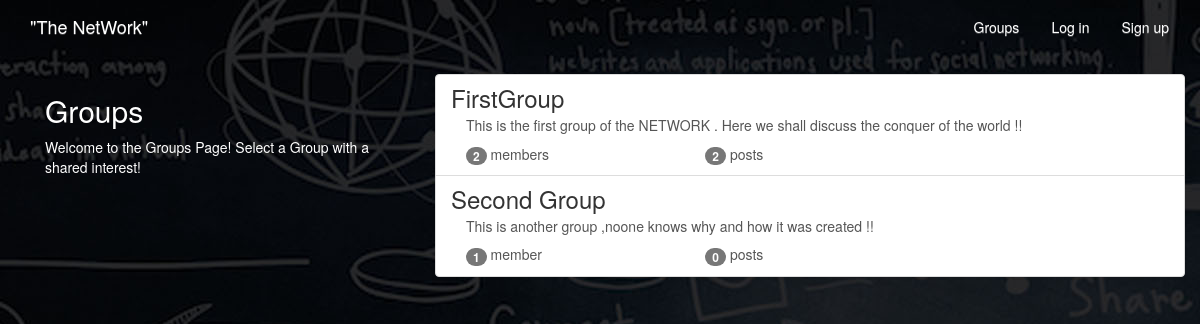
The app's page /groups/ with its own data.
### groups/models.py (models this page shows, shortened)
class Group(models.Model):
    name = models.CharField(max_length=255, unique=True)
    slug = models.SlugField(allow_unicode=True, unique=True)
    description = models.TextField(blank=True, default='')
    description_html = models.TextField(editable=False, default='', blank=True)
    members = models.ManyToManyField(User,through="GroupMember")
    class Meta:
        ordering = ["name"]

### groups/views.py (the view)
class ListGroups(generic.ListView):
    model = Group

### groups/templates/groups/group_list.html (shortened to what this page needs)
{% extends "groups/group_base.html" %}
{% block pregroup %}
<div class="col-md-4">
	<div class="content">
			<h2>Groups</h2>
			<p>Welcome to the Groups Page! Select a Group with a shared interest!</p>
	</div>
</div>
{% endblock %}
{% block group_content %}
<div class="col-md-8">
	<div class="list-group">
		{% for group in object_list %}
		  <a class="list-group-item" href="{% url 'groups:single' slug=group.slug %}">
			     <h3 class="title list-group-item-heading">{{ group.name }}</h3>
			<div class="list-group-item-text container-fluid">
				{{ group.description_html|safe }}
				<div class="row">
					<div class="col-md-4">
						<span class="badge">{{ group.members.count }}</span> member{{ group.members.count|pluralize }}
					</div>
					<div class="col-md-4">
						<span class="badge">{{ group.posts.count }}</span> post{{ group.posts.count|pluralize }}
					</div>
				</div>
			</div>
		</a>
		{% endfor %}
	</div>
</div>
{% endblock %}

### static/simplesocial/css/master.css (style rules this page uses)
body { margin: 0; overflow: hidden; background-image: url("../imgs/background.jpg"); color:white; }

### records on screen
Group: name "FirstGroup", description_html "This is the first group of the NETWORK . Here we shall discuss the conquer of the world !!", members.count "2", posts.count "2"
Group: name "Second Group", description_html "This is another group ,noone knows why and how it was created !!", members.count "1", posts.count "0"
